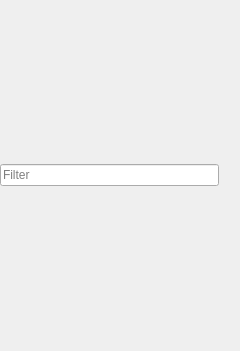
<?xml version="1.0" encoding="UTF-8"?>
<ui version="4.0">
 <class>ToolMatrixWidget</class>
 <widget class="QWidget" name="ToolMatrixWidget">
  <property name="geometry">
   <rect>
    <x>0</x>
    <y>0</y>
    <width>240</width>
    <height>351</height>
   </rect>
  </property>
  <layout class="QVBoxLayout" name="VerticalLayout">
   <property name="spacing">
    <number>0</number>
   </property>
   <property name="leftMargin">
    <number>0</number>
   </property>
   <property name="topMargin">
    <number>0</number>
   </property>
   <property name="rightMargin">
    <number>0</number>
   </property>
   <property name="bottomMargin">
    <number>0</number>
   </property>
   <item>
    <layout class="QHBoxLayout" name="horizontalLayout">
     <property name="spacing">
      <number>2</number>
     </property>
     <item>
      <widget class="QLineEdit" name="FilterEdit">
       <property name="placeholderText">
        <string>Filter</string>
       </property>
       <property name="clearButtonEnabled">
        <bool>true</bool>
       </property>
      </widget>
     </item>
     <item>
      <widget class="QToolButton" name="Clear">
       <property name="styleSheet">
        <string notr="true">border:none;</string>
       </property>
       <property name="icon">
        <iconset>
         <normaloff>Clear.svg</normaloff>Clear.svg</iconset>
       </property>
      </widget>
     </item>
    </layout>
   </item>
  </layout>
 </widget>
 <resources/>
 <connections>
  <connection>
   <sender>Clear</sender>
   <signal>clicked()</signal>
   <receiver>FilterEdit</receiver>
   <slot>clear()</slot>
   <hints>
    <hint type="sourcelabel">
     <x>225</x>
     <y>173</y>
    </hint>
    <hint type="destinationlabel">
     <x>177</x>
     <y>168</y>
    </hint>
   </hints>
  </connection>
 </connections>
</ui>
